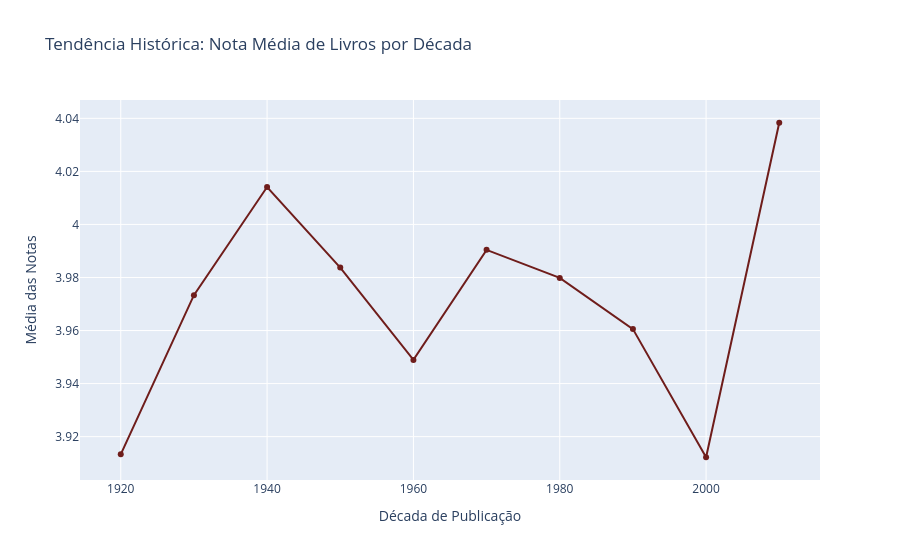

Notebook code for this chart:
### Markdown cell above
## 3. O Teste do Tempo: A Evolução das Notas por Década

O sucesso no lançamento é o sonho de qualquer autor, mas sobreviver ao teste das gerações é o que consagra um verdadeiro clássico.

Decidimos investigar: como a percepção de qualidade do público se comporta ao longo da história? Os livros antigos são realmente mais valorizados que os modernos? Para ter uma visão limpa e sem ruídos, filtramos apenas obras publicadas em um período realista (entre 1900 e 2024) e mapeamos as médias década a década.

### Code cell
# Linha do tempo das notas médias por década
# Filtramos anos realistas (entre 1900 e 2024)
df_climatizado = df[(df['published_year'] >= 1900) & (df['published_year'] <= 2024)].copy()
df_climatizado['Decada'] = (df_climatizado['published_year'] // 10) * 10

decada_stats = df_climatizado.groupby('Decada')['average_rating'].mean().reset_index()

fig3 = px.line(
    decada_stats, 
    x='Decada', 
    y='average_rating', 
    markers=True,
    title='Tendência Histórica: Nota Média de Livros por Década',
    labels={'Decada': 'Década de Publicação', 'average_rating': 'Média das Notas'},
    color_discrete_sequence=['#6F1D1B']
)

fig3.update_layout(hovermode="x unified")
fig3.show()

### Figure 1 — Plotly figure (JSON) as saved in the notebook; plotly's stock layout.template omitted (floating-point values rounded to 4 significant figures)
{"data": [{"hovertemplate": "Década de Publicação=%{x}<br>Média das Notas=%{y}<extra></extra>", "legendgroup": "", "line": {"color": "#6F1D1B", "dash": "solid"}, "marker": {"symbol": "circle"}, "mode": "lines+markers", "name": "", "orientation": "v", "showlegend": false, "type": "scatter", "x": [1920.0, 1930.0, 1940.0, 1950.0, 1960.0, 1970.0, 1980.0, 1990.0, 2000.0, 2010.0], "xaxis": "x", "y": [3.913, 3.973, 4.014, 3.984, 3.949, 3.99, 3.98, 3.961, 3.912, 4.038], "yaxis": "y"}], "layout": {"hovermode": "x unified", "legend": {"tracegroupgap": 0}, "title": {"text": "Tendência Histórica: Nota Média de Livros por Década"}, "xaxis": {"anchor": "y", "domain": [0, 1], "title": {"text": "Década de Publicação"}}, "yaxis": {"anchor": "x", "domain": [0, 1], "title": {"text": "Média das Notas"}}}}
